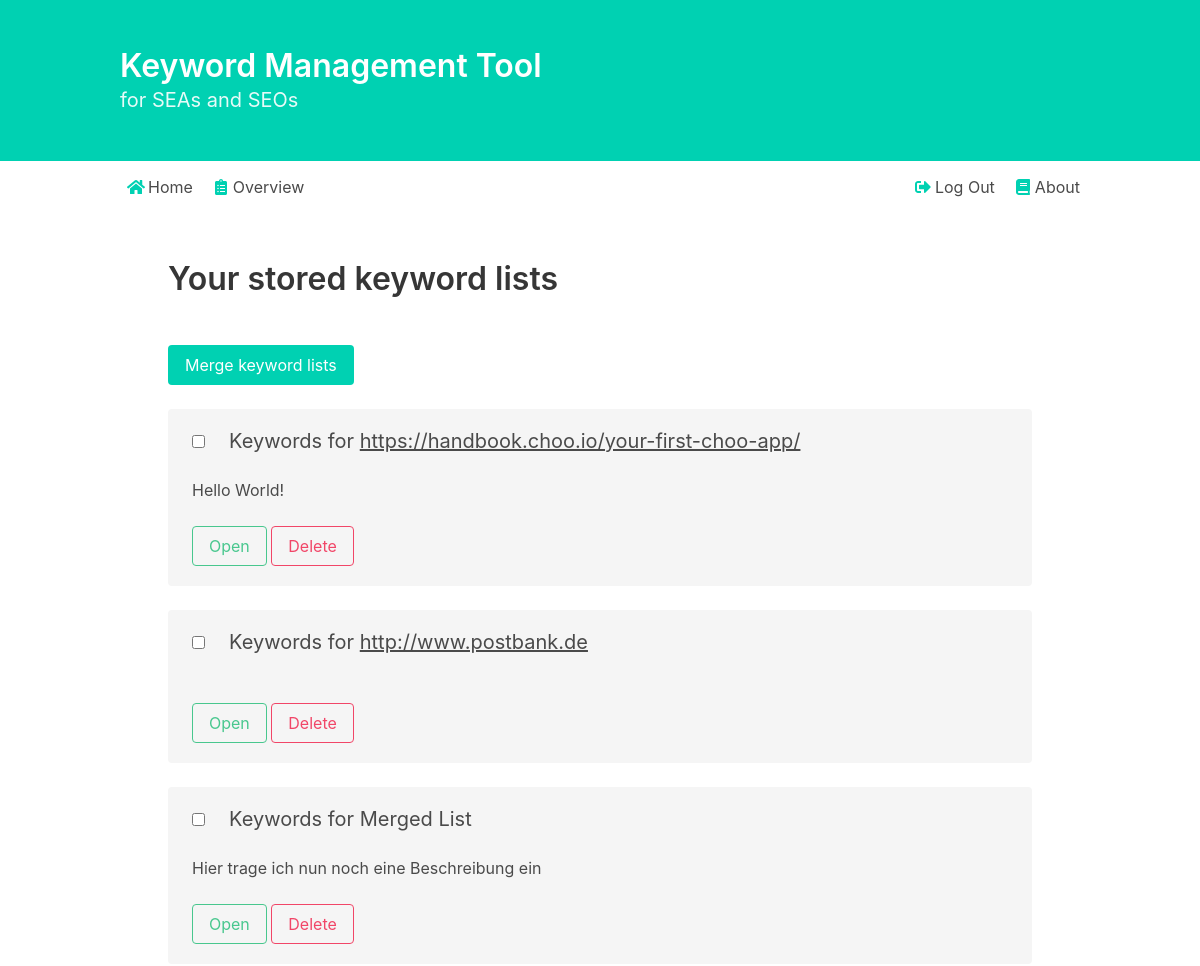
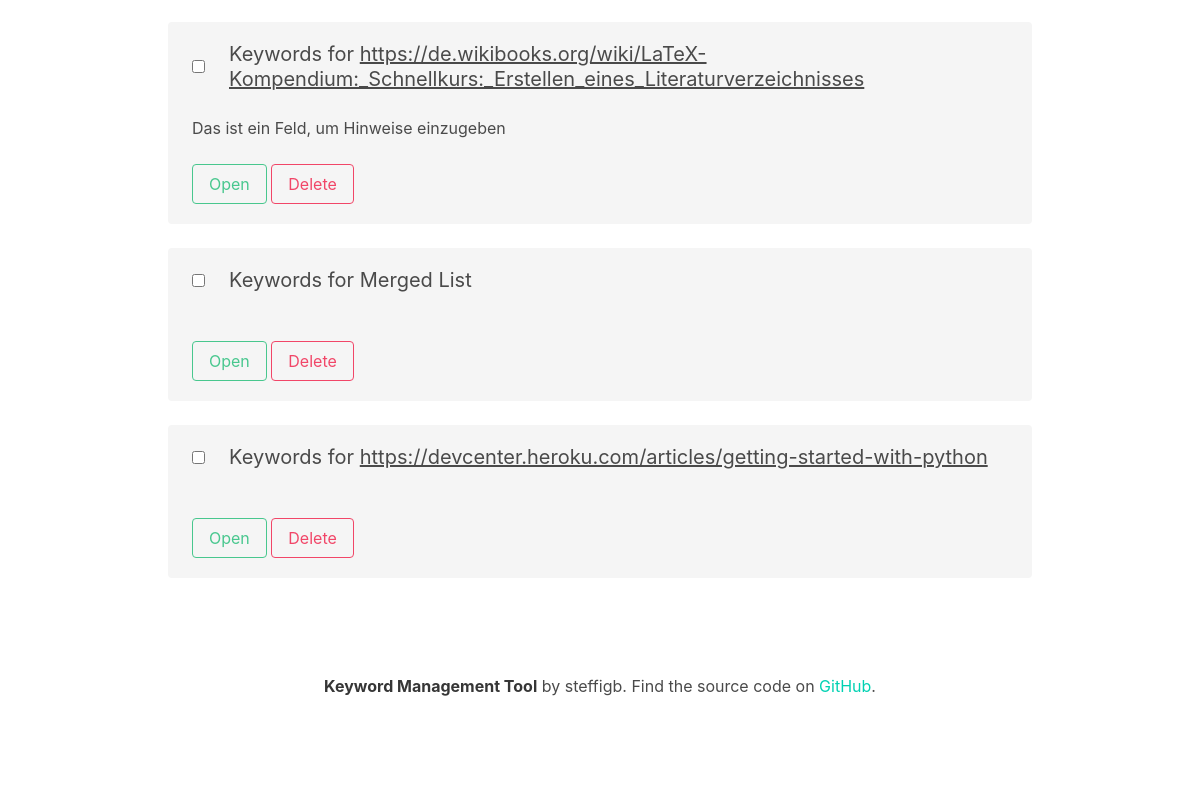
The app's page /overview (signed in), older data (2 pictures, top to bottom).
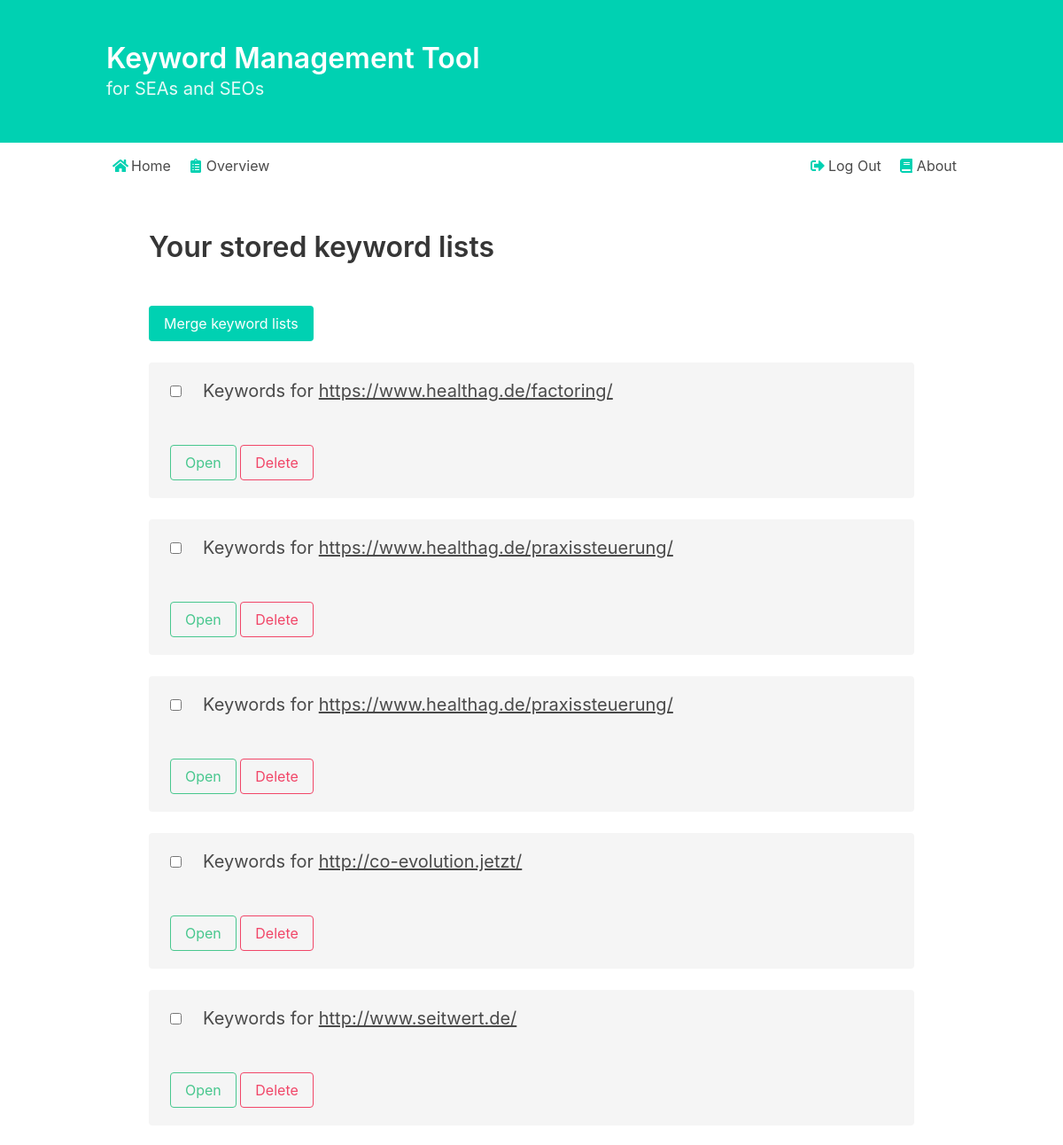
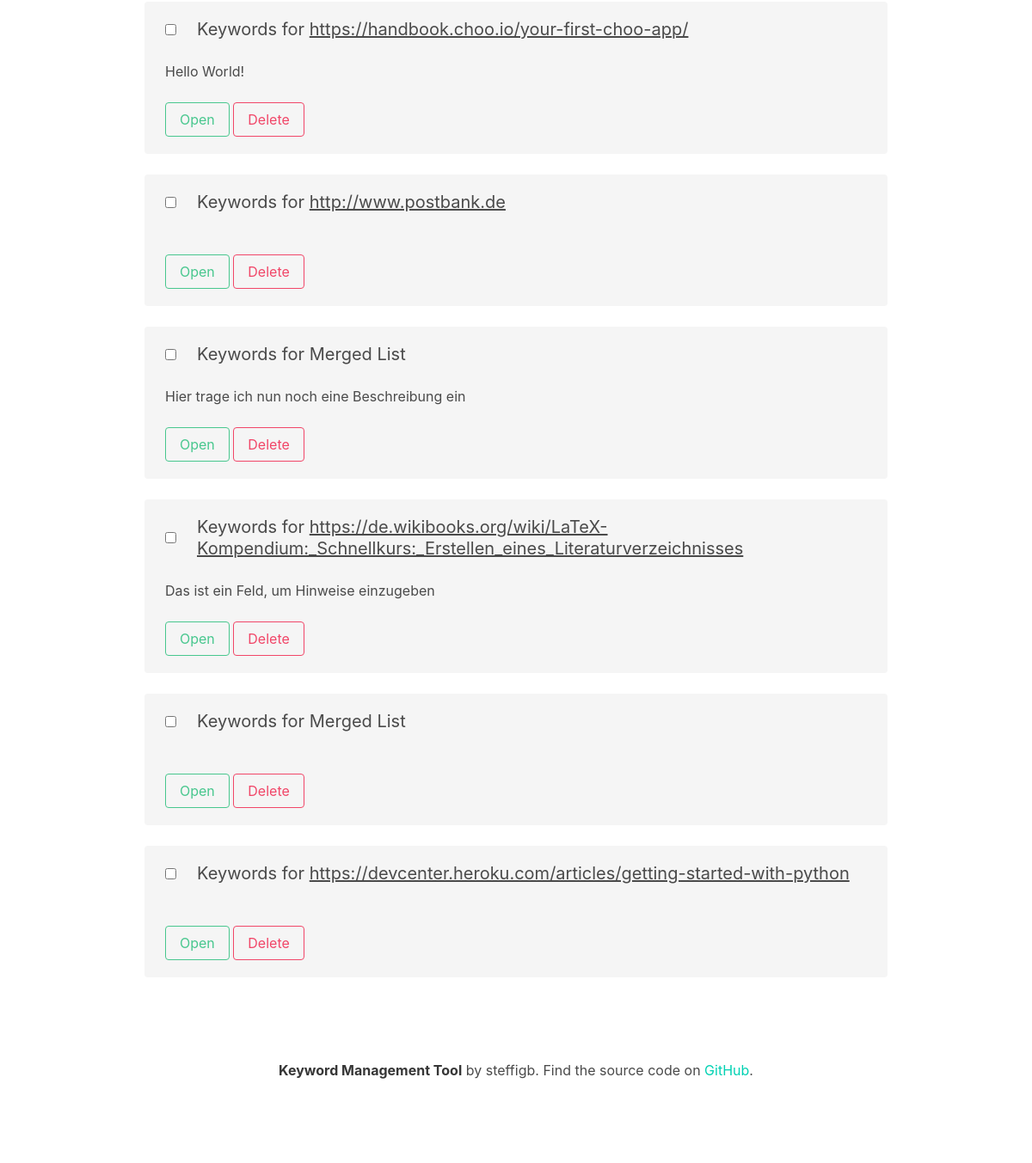
The same page, newer data (2 pictures, top to bottom).
### keywords/models.py (models this page shows)
class KeywordsList(models.Model):
    description = models.TextField(max_length=200)
    url = models.CharField(max_length=200)
    author = models.ForeignKey(
        settings.AUTH_USER_MODEL,
        on_delete=models.CASCADE,
    )

### keywords/views.py (the view)
# urls.py: path('overview', views.keyword_list_overview, name='overview'),
@login_required
def keyword_list_overview(request):
    my_keyword_lists = KeywordsList.objects.filter(author=request.user).order_by('-pk')
    context = {
        'lists': my_keyword_lists
    }
    template = loader.get_template('keywords/overview.html')
    return HttpResponse(template.render(context, request))

### keywords/templates/keywords/overview.html (shortened to what this page needs)
{% extends 'keywords/base.html' %}
{% block content %}
<section class='section'>
  <header class='bd-header'>
    <div class='bd-header-titles'>
      <h1 class='title'>Your stored keyword lists</h1>
    </div>
  </header>
  <div class='container'>
    <form method='POST' action='{% url 'list_merge' %}'>
      <button type='submit' class='button is-primary'>Merge keyword lists</button>
      <div>
      </div>
      <div class='tile is-ancestor'>
        <div class='tile is-parent is-vertical'>
          {% for list in lists %}
          <div
          <div class='tile is-child notification'>
            <div class='columns' style="display:flex;align-items:center;">
              <div class='column is-narrow'>
                <input type='checkbox' name='list-{{list.id}}' />
              </div>
              <div class='column'>
                <h3 class='subtitle'>
                  Keywords for
                  {% if 'http' in list.url %}
                  <a target='_blank' href='{{list.url}}'>{{list.url}}</a>
                  {% else %}
                  {{list.url}}
                  {% endif %}
                </h3>
              </div>
            </div>
            <p>{{list.description}}</p>
            <br/>
            <a href='{% url 'list' list.id %}' class='button is-outlined is-success'>Open</a>
            <a href='{% url 'list_delete' list.id %}' class='button is-outlined is-danger'>Delete</a>
          </div>
          {% endfor %}
        </div>
      </div>
    </form>
  </div>
</section>
{% endblock %}

### keywords/templates/keywords/base.html (shortened to what this page needs)
<!DOCTYPE html>
<html>
  <head>
    <link rel='stylesheet' href='https://cdnjs.cloudflare.com/ajax/libs/bulma/0.7.1/css/bulma.min.css'>
  </head>
  <section class='hero is-primary'>
    <div class='hero-body'>
      <div class='container'>
        <h1 class='title'>
          Keyword Management Tool
        </h1>
        <h2 class='subtitle'>
          for SEAs and SEOs
        </h2>
      </div>
    </div>
  </section>
  <body>
    <section>
      <div class='container'>
        <nav class='navbar is-transparent' role='navigation' aria-label='main navigation'>
          <div class='navbar-menu'>
            <div class='navbar-start'>
              <a class='navbar-item' href='{% url 'index' %}'>
                <span class='icon has-text-primary'>
                  <i class='fas fa-home' style='margin-right: 0.5rem'></i>
                </span>
                Home
              </a>
              {% if user.is_authenticated %}
              <a class='navbar-item' href='{% url 'overview' %}'>
                <span class='icon has-text-primary'>
                  <i class='fas fa-clipboard-list' style='margin-right: 0.5rem'></i>
                </span>
                Overview
              </a>
              {% endif %}
            </div>
            <div class='navbar-end'>
              {% if user.is_authenticated %}
              <a class='navbar-item' href='{% url 'logout' %}'>
                <span class='icon has-text-primary'>
                  <i class='fas fa-sign-out-alt' style='margin-right: 0.5rem'></i>
                </span>
                Log Out
              </a>
              {% endif %}
              <a class='navbar-item' href='{% url 'about' %}'>
                <span class='icon has-text-primary'>
                  <i class='fas fa-book' style='margin-right: 0.5rem'></i>
                </span>
                About
              </a>
            </div>
          </div>
        </nav>
    {% block content %}
    {% endblock %}
  </body>
  <footer class='footer has-background-white'>
  <div class='content has-text-centered has-background-white'>
    <p>
      <strong>Keyword Management Tool</strong> by steffigb. Find the source code on
      <a class='has-text-primary' href='https://github.com/steffigb/keywordTool' target='_blank'>GitHub</a>.
    </p>
  </div>
  </footer>
</html>

Row changes from the older to the newer data that the page shows:
added KeywordsList: url "https://www.healthag.de/factoring/"
added KeywordsList: url "https://www.healthag.de/praxissteuerung/"
added KeywordsList: url "https://www.healthag.de/praxissteuerung/"
added KeywordsList: url "http://co-evolution.jetzt/"
added KeywordsList: url "http://www.seitwert.de/"
